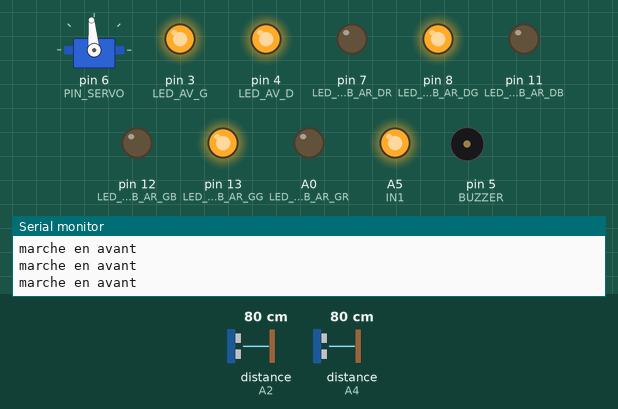
Bench run of a sketch on a simulated Arduino Nano, built with avr-gcc and run on an emulated ATmega328P. On the bench: servo, output pins drawn as LEDs (lit = HIGH), buzzer (waves = sounding), the last lines printed to the serial monitor. Wiring (inferred from the names in the program): ultrasonic range finder: trigger A1; echo A2. The inputs (shaded band) are chosen by the test bench; at power-on: distance to the obstacle (sensors on A2, A4) 80 cm. The echo pulse lasts 58.3 µs per cm; random numbers use the default seed unless the sketch sets one; pins used as bus, display or sensor lines are not drawn.

Above: at 1.2 s.
1.3 s: distance to the obstacle (sensor on A2) set to 23 cm
2.8 s: distance to the obstacle (sensor on A2) set to 20 cm
At 8.6 s:
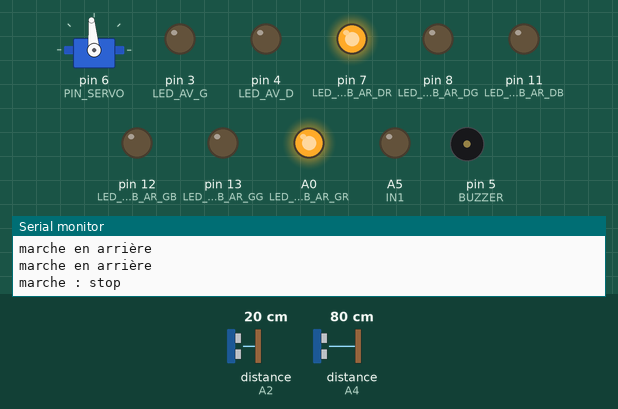
8.8 s: distance to the obstacle (sensor on A2) set to 35 cm
At 11.6 s:
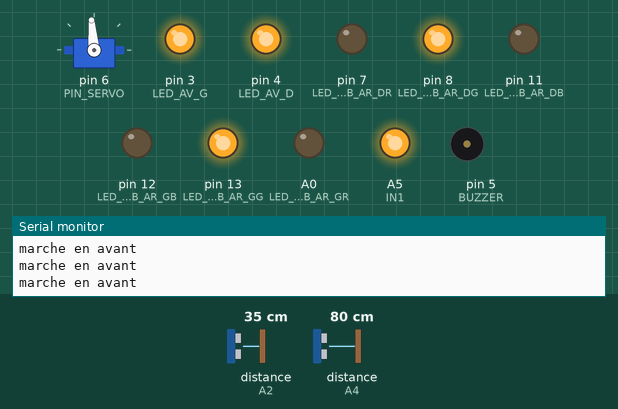
11.8 s: distance to the obstacle (sensor on A2) set to 2 cm
At 11.92 s:
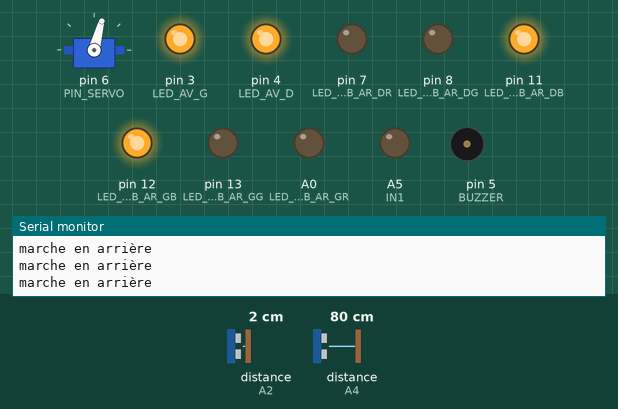
Timing chart, 0 to 15.8 s (numbered marks = the images above; inputs shaded):
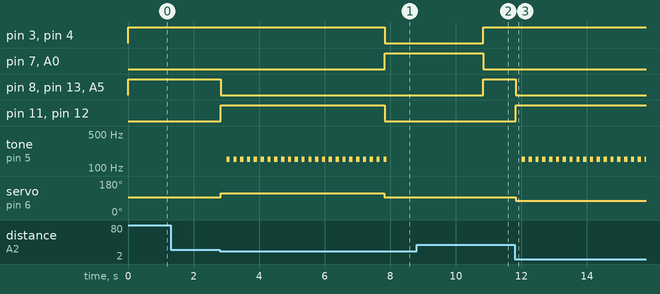

Measured:
- the behaviour switches between 22 and 21 cm on distance to the obstacle (sensor on A2) (found by bisection; images 0 and 1)
- after the input at 2.8 s, pin 3 (LED_AV_G), pin 4 (LED_AV_D): HIGH → LOW after 5.0 s
- after the input at 8.8 s, pin 8 (LED_RGB_AR_DG), pin 13 (LED_RGB_AR_GG), A5 (IN1): LOW → HIGH after 2.0 s
- after the input at 11.8 s, pin 8 (LED_RGB_AR_DG), pin 13 (LED_RGB_AR_GG), A5 (IN1): HIGH → LOW at once; pin 11 (LED_RGB_AR_DB), pin 12 (LED_RGB_AR_GB): LOW → HIGH at once; tone on pin 5 (BUZZER): alternates 150 Hz for 0.10 s and silent for 0.11 s, starting after 0.22 s; servo on pin 6 (PIN_SERVO): 95° → 75° at once

The sketch:

auto_control.ino
```cpp
/**
 * e-mail : openprogramming23@gmail.com
 * gitHub : https://github.com/RS-malik-el
 *
 * @AUTEUR : Exaucé KIMBEMBE / @OpenProgramming
 * DATE : 14/09/2023
 *
 * @Board : Arduino Nano
 *
*/
#ifndef __AVR_ATmega328P__
  #error "Selectionner la carte Arduino Nano : Programme tester une carte arduino Nano"
#endif

// Insertion bibliothèque
#include <Servo.h>

#define PIN_SERVO 6
#define BUZZER 5
// Leds avant
#define LED_AV_G 3
#define LED_AV_D 4
// Led rgb arrière droite
#define LED_RGB_AR_DR 7
#define LED_RGB_AR_DG 8
#define LED_RGB_AR_DB 11
// Led rgb arrière gauche
#define LED_RGB_AR_GR A0
#define LED_RGB_AR_GG 13
#define LED_RGB_AR_GB 12
// Pins capteurs ultrason
#define TRIG_AV A1
#define ECHO_AV A2
#define TRIG_AR A3
#define ECHO_AR A4
// Pins drivers moteur arrière
#define IN1 A5
#define IN2 A6
// Pins hc-05
#define TX 10 // Connecté au rx du hc-05
#define RX 9  // Connecté au tx du hc-05

// Angles de guidage de direction du servomoteur
#define ANG_NEUTRE 95
#define ANG_GAUCHE 75
#define ANG_DROITE 115

#define DISTANCE 20 // Distance de détection
#define FREQ  150

Servo virage;

bool detection_obstacle(const uint8_t trig, const uint8_t echo);
bool obstacle_f(void);
bool obstacle_b(void);
void move_f(void);
void move_b(void);
void stop(void);

void setup() {
  Serial.begin(9600);
  randomSeed(analogRead(A7));

  pinMode(IN1, OUTPUT);
  pinMode(IN2, OUTPUT);

  pinMode(LED_AV_G, OUTPUT);
  pinMode(LED_AV_D, OUTPUT);
  pinMode(BUZZER, OUTPUT);

  pinMode(TRIG_AV, OUTPUT);
  pinMode(ECHO_AV, INPUT);
  pinMode(TRIG_AR, OUTPUT);
  pinMode(ECHO_AR, INPUT);

  pinMode(LED_RGB_AR_DR, OUTPUT);
  pinMode(LED_RGB_AR_DG, OUTPUT);
  pinMode(LED_RGB_AR_DB, OUTPUT);

  pinMode(LED_RGB_AR_GR, OUTPUT);
  pinMode(LED_RGB_AR_GG, OUTPUT);
  pinMode(LED_RGB_AR_GB, OUTPUT);

  virage.attach(PIN_SERVO);
  virage.write(ANG_NEUTRE);
}

void loop() {
  // Marche en avant
  while(obstacle_f() == false){move_f();}
  // Marche en arrière
  if(obstacle_b() == false){
    unsigned long init_t = millis();
    unsigned long init_ts = millis();
    const int timeout = 5000;
    const int timeout_buzzer = 200;
    bool sens = random(0,2); // sens d'orientation des roues

    while(obstacle_b() == false){
      move_b();
      // sens d'orientation des roues
      if(sens == 1){virage.write(ANG_GAUCHE);}
      else{virage.write(ANG_DROITE);}

      if((millis()-init_ts) >= timeout_buzzer){
        tone(BUZZER,FREQ,(int)timeout_buzzer/2);
        init_ts = millis();
      }

      if((millis()-init_t) >= timeout){break;}
    }
    virage.write(ANG_NEUTRE);
  }

  stop();
  delay(3000);
}


bool detection_obstacle(const uint8_t trig, const uint8_t echo){
  digitalWrite(trig, LOW);
  delayMicroseconds(2);

  digitalWrite(trig, HIGH);
  delayMicroseconds(10);
  digitalWrite(trig, LOW);

  unsigned long duree = pulseIn(echo, HIGH);
  unsigned int distance = duree*0.0343 / 2;

  if(DISTANCE >= distance)
    return true;
  else
    return false;
}

bool obstacle_f(void){
  return detection_obstacle(TRIG_AV, ECHO_AV);
}

bool obstacle_b(void){
  return detection_obstacle(TRIG_AR, ECHO_AR);
}

void move_f(void){
  Serial.println("marche en avant");
  digitalWrite(IN1, HIGH);
  digitalWrite(IN2, LOW);

  digitalWrite(LED_AV_G, HIGH);
  digitalWrite(LED_AV_D, HIGH);

  digitalWrite(LED_RGB_AR_GR, LOW);
  digitalWrite(LED_RGB_AR_GG, HIGH);
  digitalWrite(LED_RGB_AR_GB, LOW);

  digitalWrite(LED_RGB_AR_DR, LOW);
  digitalWrite(LED_RGB_AR_DG, HIGH);
  digitalWrite(LED_RGB_AR_DB, LOW);
}


void move_b(void){
  Serial.println("marche en arrière");
  digitalWrite(IN1, LOW);
  digitalWrite(IN2, HIGH);

  digitalWrite(LED_AV_G, HIGH);
  digitalWrite(LED_AV_D, HIGH);

  digitalWrite(LED_RGB_AR_GR, LOW);
  digitalWrite(LED_RGB_AR_GG, LOW);
  digitalWrite(LED_RGB_AR_GB, HIGH);

  digitalWrite(LED_RGB_AR_DR, LOW);
  digitalWrite(LED_RGB_AR_DG, LOW);
  digitalWrite(LED_RGB_AR_DB, HIGH);
}

void stop(void){
  Serial.println("marche : stop");
  digitalWrite(IN1, LOW);
  digitalWrite(IN2, LOW);

  digitalWrite(LED_AV_G, LOW);
  digitalWrite(LED_AV_D, LOW);

  digitalWrite(LED_RGB_AR_GR, HIGH);
  digitalWrite(LED_RGB_AR_GG, LOW);
  digitalWrite(LED_RGB_AR_GB, LOW);

  digitalWrite(LED_RGB_AR_DR, HIGH);
  digitalWrite(LED_RGB_AR_DG, LOW);
  digitalWrite(LED_RGB_AR_DB, LOW);
}
```
